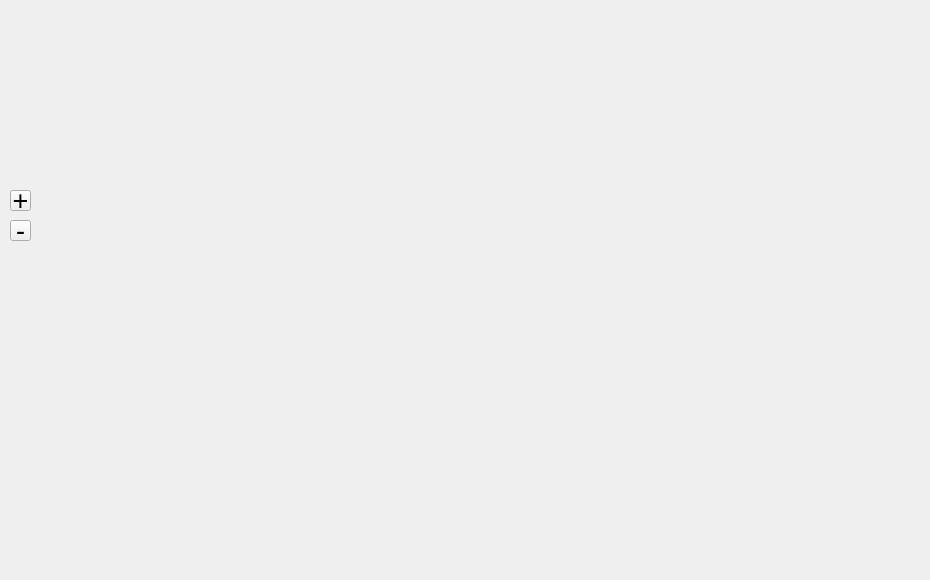
<?xml version="1.0" encoding="UTF-8"?>
<ui version="4.0">
 <class>DialogSpine</class>
 <widget class="QDialog" name="DialogSpine">
  <property name="geometry">
   <rect>
    <x>0</x>
    <y>0</y>
    <width>930</width>
    <height>580</height>
   </rect>
  </property>
  <property name="windowTitle">
   <string>Dialog</string>
  </property>
  <widget class="QToolButton" name="toolButton">
   <property name="geometry">
    <rect>
     <x>10</x>
     <y>190</y>
     <width>21</width>
     <height>21</height>
    </rect>
   </property>
   <property name="font">
    <font>
     <pointsize>20</pointsize>
    </font>
   </property>
   <property name="text">
    <string>+</string>
   </property>
  </widget>
  <widget class="QToolButton" name="toolButton_2">
   <property name="geometry">
    <rect>
     <x>10</x>
     <y>220</y>
     <width>21</width>
     <height>21</height>
    </rect>
   </property>
   <property name="font">
    <font>
     <pointsize>20</pointsize>
    </font>
   </property>
   <property name="text">
    <string>-</string>
   </property>
  </widget>
 </widget>
 <resources/>
 <connections/>
</ui>
